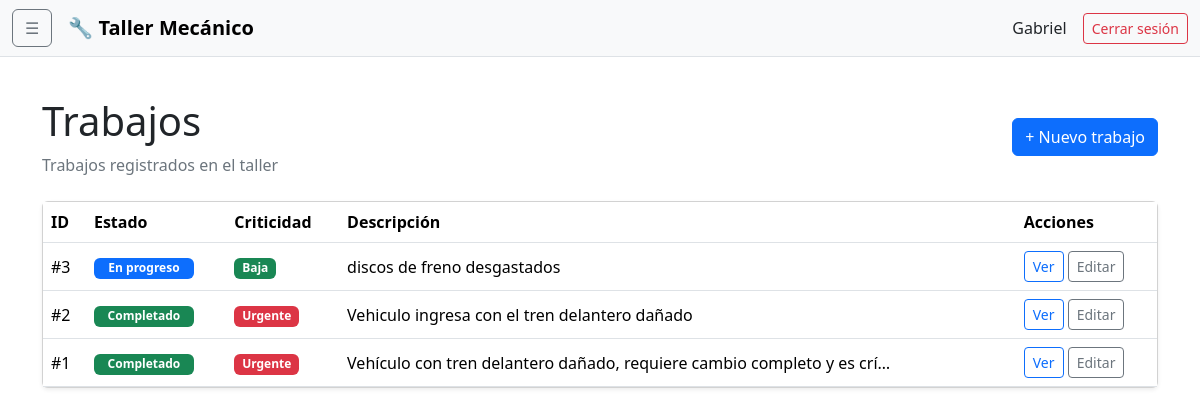
The app's page /trabajos/ (signed in) with its own data.
### adminTaller/models.py (models this page shows)
class Trabajo(models.Model):
    ESTADO_CHOICES = [
        ('Pendiente', 'Pendiente'),
        ('En progreso', 'En progreso'),
        ('Completado', 'Completado'),
        ('Cancelado', 'Cancelado'),
    ]
    CRITICIDAD_CHOICES = [
        ('Baja', 'Baja'),
        ('Alta', 'Alta'),
        ('Urgente', 'Urgente'),
    ]
    estado = models.CharField(
        max_length=50,
        choices=ESTADO_CHOICES,
        default='Pendiente'
    )
    criticidad = models.CharField(
        max_length=50,
        choices=CRITICIDAD_CHOICES,
        default='Baja'
    )
    descripcion = models.TextField()
    hechos = models.TextField()

### adminTaller/views.py (the view)
# urls.py: path("trabajos/", views.trabajos_lista, name="trabajos_lista"),
@login_required
def trabajos_lista(request):
    trabajos = Trabajo.objects.all().order_by("-id")
    return render(
        request,
        "trabajos/lista.html",
        {
            "trabajos": trabajos
        }
    )

### adminTaller/templates/trabajos/lista.html (shortened to what this page needs)
{% extends "base.html" %}
{% block content %}
<div class="d-flex justify-content-between align-items-center mb-4">
    <div>
        <h1>
            Trabajos
        </h1>
        <p class="text-secondary mb-0">
            Trabajos registrados en el taller
        </p>
    </div>
    <a
        href="{% url 'trabajo_crear' %}"
        class="btn btn-primary"
    >
        + Nuevo trabajo
    </a>
</div>
<div class="card shadow-sm">
    <div class="card-body p-0">
        <div class="table-responsive">
            <table class="table table-hover align-middle mb-0">
                <thead>
                    <tr>
                        <th>ID</th>
                        <th>Estado</th>
                        <th>Criticidad</th>
                        <th>Descripción</th>
                        <th>Acciones</th>
                    </tr>
                </thead>
                <tbody>
                    {% for trabajo in trabajos %}
                    <tr>
                        <td>
                            #{{ trabajo.id }}
                        </td>
                        <td>
                            {% if trabajo.estado == "Completado" %}
                                <span class="badge text-bg-success status-badge">
                                    Completado
                                </span>
                            {% elif trabajo.estado == "En progreso" %}
                                <span class="badge text-bg-primary status-badge">
                                    En progreso
                                </span>
                            {% elif trabajo.estado == "Cancelado" %}
                                <span class="badge text-bg-danger status-badge">
                                    Cancelado
                                </span>
                            {% else %}
                                <span class="badge text-bg-secondary status-badge">
                                    {{ trabajo.estado }}
                                </span>
                            {% endif %}
                        </td>
                        <td>
                            {% if trabajo.criticidad == "Urgente" %}
                                <span class="badge text-bg-danger">
                                    Urgente
                                </span>
                            {% elif trabajo.criticidad == "Alta" %}
                                <span class="badge text-bg-warning">
                                    Alta
                                </span>
                            {% else %}
                                <span class="badge text-bg-success">
                                    Baja
                                </span>
                            {% endif %}
                        </td>
                        <td>
                            {{ trabajo.descripcion|truncatechars:70 }}
                        </td>
                        <td>
                            <a
                                href="{% url 'trabajo_detalle' trabajo.id %}"
                                class="btn btn-sm btn-outline-primary"
                            >
                                Ver
                            </a>
                            <a
                                href="{% url 'trabajo_editar' trabajo.id %}"
                                class="btn btn-sm btn-outline-secondary"
                            >
                                Editar
                            </a>
                        </td>
                    </tr>
                    {% endfor %}
                </tbody>
            </table>
        </div>
    </div>
</div>
{% endblock %}

### adminTaller/templates/base.html (shortened to what this page needs)
{% load static %}
<!DOCTYPE html>
<html lang="es" data-bs-theme="light">
<head>
    <link
        href="https://cdn.jsdelivr.net/npm/bootstrap@5.3.3/dist/css/bootstrap.min.css"
        rel="stylesheet"
    >
</head>
<body>
<nav class="navbar navbar-expand-lg bg-body-tertiary border-bottom sticky-top">
    <div class="container-fluid">
        <button
            class="btn btn-outline-secondary me-3"
            type="button"
            data-bs-toggle="offcanvas"
            data-bs-target="#menuLateral"
            aria-controls="menuLateral"
        >
            ☰
        </button>
        <a class="navbar-brand fw-bold" href="#">
            🔧 Taller Mecánico
        </a>
        <div class="ms-auto d-flex align-items-center gap-3">
            <span class="d-none d-md-inline">
                {{ user.get_username }}
            </span>
            <form method="post" action="{% url 'logout' %}">
                <button class="btn btn-outline-danger btn-sm">
                    Cerrar sesión
                </button>
            </form>
        </div>
    </div>
</nav>
<main class="container py-4">
    {% block content %}
    {% endblock %}
</main>
</body>
</html>

### adminTaller/templates/base.html (style rules this page uses)
body { min-height: 100vh; }
.status-badge { min-width: 100px; }

### records on screen
Trabajo: id "3", estado "En progreso", criticidad "Baja", descripcion "discos de freno desgastados"
Trabajo: id "2", estado "Completado", criticidad "Urgente", descripcion "Vehiculo ingresa con el tren delantero dañado"
Trabajo: id "1", estado "Completado", criticidad "Urgente", descripcion "Vehículo con tren delantero dañado, requiere cambio completo y es crí…"

### other values on screen
{{ user.get_username }} "Gabriel"
